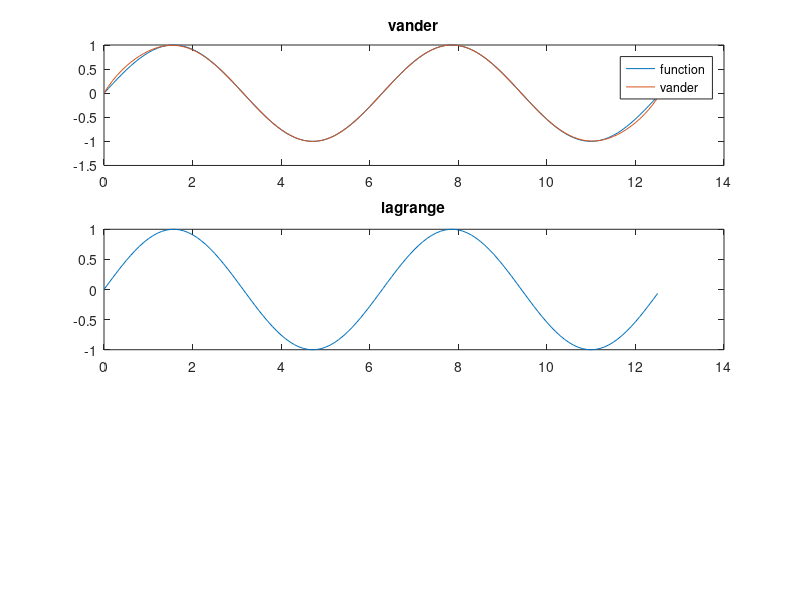

Source code (MATLAB): (Note: this script raises an error after producing the figure.)
x=linspace(0,4*pi,10);
y1=sin(x);
van=vander(x);
a = van \ sin(x)';
x1 =0:0.1:4*pi;
subplot(3,2,[1,2])
plot(x1,sin(x1))
title('vander')
hold on
plot(x1,polyval(a,x1));
legend('function','vander')
subplot(3,2,[3,4])
plot(x1,sin(x1));
title("lagrange")
hold on
vector = zeros(0,length(x1));
k=1;
for i=0;0.1;4*PI
  vector(k)=Lagrange(x,sin(x),i);
  k++;
end
plot(x1,vector)
hold off
legend("function","lagrange")